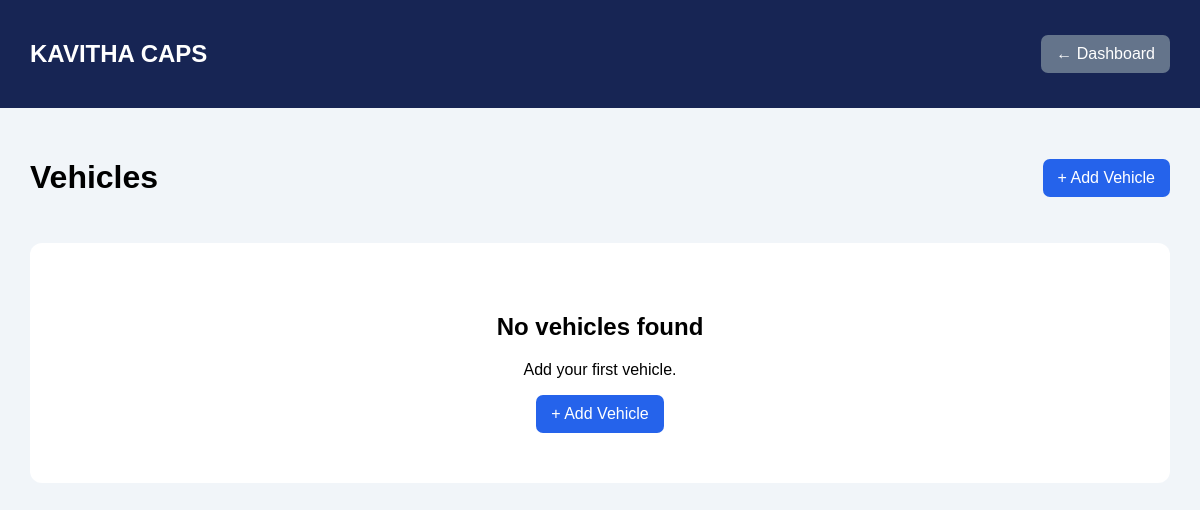
The app's page /erp/vehicles/, older data.
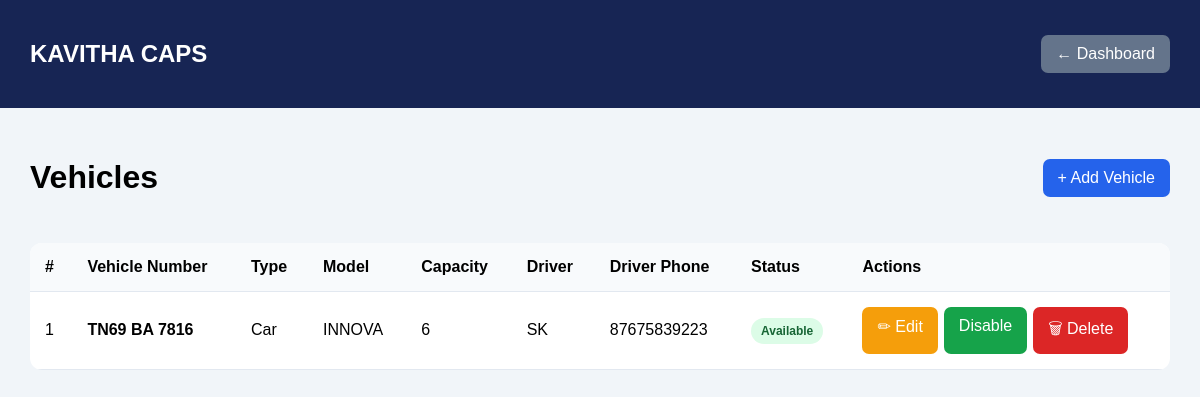
The same page, newer data.
### travel_erp/models.py (models this page shows, shortened)
class Vehicle(models.Model):
    VEHICLE_TYPES = [
        ('Car', 'Car'),
        ('Tempo Traveller', 'Tempo Traveller'),
        ('Tourist Bus', 'Tourist Bus'),
    ]
    vehicle_number = models.CharField(
        max_length=20,
        unique=True
    )
    vehicle_type = models.CharField(
        max_length=50,
        choices=VEHICLE_TYPES
    )
    model = models.CharField(
        max_length=100,
        blank=True
    )
    capacity = models.PositiveIntegerField()
    driver_name = models.CharField(
        max_length=100,
        blank=True
    )
    driver_phone = models.CharField(
        max_length=15,
        blank=True
    )
    is_available = models.BooleanField(
        default=True
    )

### travel_erp/views.py (the view)
def vehicles(request):
    vehicle_list = Vehicle.objects.order_by("-id")
    return render(
        request,
        "travel_erp/vehicles.html",
        {
            "vehicles": vehicle_list
        }
    )

### travel_erp/templates/travel_erp/vehicles.html (shortened to what this page needs)
<!DOCTYPE html>
<html>
<head>
</head>
<body>
<div class="header">
    <h2>KAVITHA CAPS</h2>
    <a
        href="{% url 'erp_dashboard' %}"
        class="btn dashboard"
    >
        ← Dashboard
    </a>
</div>
<div class="container">
    <div class="topbar">
        <h1>Vehicles</h1>
        <a
            href="{% url 'add_vehicle' %}"
            class="btn add"
        >
            + Add Vehicle
        </a>
    </div>
    <div class="card">
        {% if vehicles %}
        <table>
            <thead>
                <tr>
                    <th>#</th>
                    <th>Vehicle Number</th>
                    <th>Type</th>
                    <th>Model</th>
                    <th>Capacity</th>
                    <th>Driver</th>
                    <th>Driver Phone</th>
                    <th>Status</th>
                    <th>Actions</th>
                </tr>
            </thead>
            <tbody>
                {% for vehicle in vehicles %}
                <tr>
                    <td>
                        {{ forloop.counter }}
                    </td>
                    <td>
                        <strong>
                            {{ vehicle.vehicle_number }}
                        </strong>
                    </td>
                    <td>
                        {{ vehicle.vehicle_type }}
                    </td>
                    <td>
                        {{ vehicle.model|default:"-" }}
                    </td>
                    <td>
                        {{ vehicle.capacity }}
                    </td>
                    <td>
                        {{ vehicle.driver_name|default:"-" }}
                    </td>
                    <td>
                        {{ vehicle.driver_phone|default:"-" }}
                    </td>
                    <td>
                        {% if vehicle.is_available %}
                        <span class="status available">
                            Available
                        </span>
                        {% else %}
                        <span class="status unavailable">
                            Unavailable
                        </span>
                        {% endif %}
                    </td>
                    <td>
                        <div class="actions">
                            <a
                                href="{% url 'edit_vehicle' vehicle.id %}"
                                class="btn edit"
                            >
                                ✏ Edit
                            </a>
                            <a
                                href="{% url 'toggle_vehicle' vehicle.id %}"
                                class="btn toggle"
                            >
                                {% if vehicle.is_available %}
                                    Disable
                                {% else %}
                                    Enable
                                {% endif %}
                            </a>
                            <a
                                href="{% url 'delete_vehicle' vehicle.id %}"
                                class="btn delete"
                                onclick="return confirm('Delete this vehicle?');"
                            >
                                🗑 Delete
                            </a>
                        </div>
                    </td>
                </tr>
                {% endfor %}
            </tbody>
        </table>
        {% else %}
        <div class="empty">
            <h2>No vehicles found</h2>
            <p>Add your first vehicle.</p>
            <a
                href="{% url 'add_vehicle' %}"
                class="btn add"
            >
                + Add Vehicle
            </a>
        </div>
        {% endif %}
    </div>
</div>
</body>
</html>

Row changes from the older to the newer data that the page shows:
added Vehicle: vehicle_number "TN69 BA 7816", vehicle_type "Car", model "INNOVA", capacity "6", driver_name "SK", driver_phone "87675839223", is_available "Available"
Text that changed along with them:
text no longer shown: "No vehicles found Add your first vehicle. + Add Vehicle"
text now shown: "# Vehicle Number Type Model Capacity Driver Driver Phone Status Actions"
